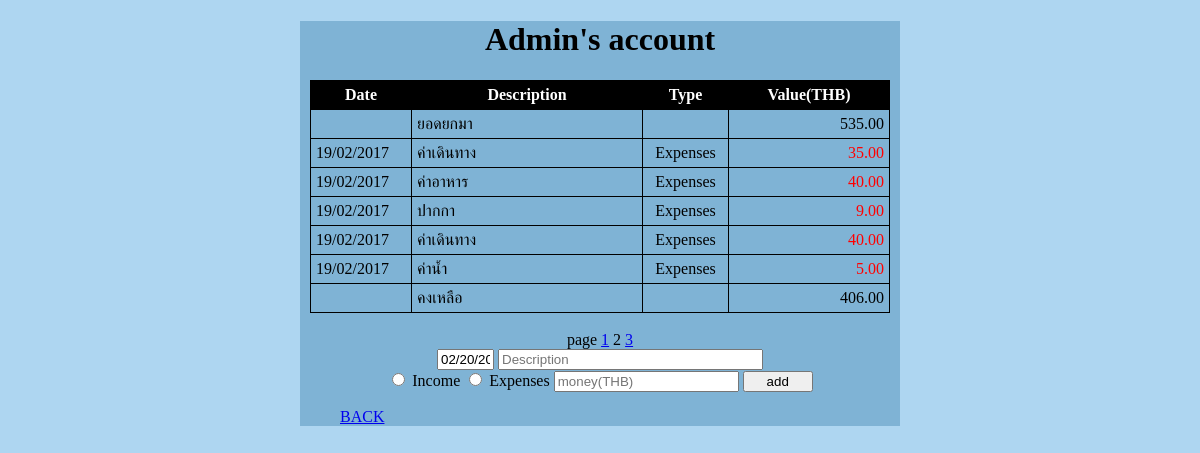
The page /accounts/1/?page=2 on the database its author committed.
### accounts/models.py (models this page shows, shortened)
class Account(models.Model):
    name = models.CharField(max_length=30)
    create = models.DateTimeField('created')
    def balance(self, start, end):
        transaction = self.transaction_set.order_by('-date','-id')[start-1:end]
        self.balance = self.balance_forward
        for action in transaction:
            if action.actionType == 'I':
                self.balance += action.value
            else:
                self.balance -= action.value
        return self.balance
    def balance_forward(self, end):
        transaction = self.transaction_set.order_by('-date','-id')[end:]
        self.balance_forward = 0
        for action in transaction:
            if action.actionType == 'I':
                self.balance_forward += action.value
            else:
                self.balance_forward -= action.value
        return self.balance_forward

class Transaction(models.Model):
    account = models.ForeignKey(Account, on_delete=models.CASCADE)
    date = models.DateField('date')
    TYPE_CHOICES = (
        ('I', 'Income'),
        ('E', 'Expenses')
        )
    actionType = models.CharField(max_length=1, choices=TYPE_CHOICES)
    description = models.CharField(max_length=200)
    value = models.DecimalField(max_digits=14, decimal_places=2)

### accounts/views.py (the view)
# urls.py: url(r'^(?P<account_id>[0-9]+)/$', views.detail, name='detail'),
def detail(request, account_id):
    account = get_object_or_404(Account, pk=account_id)
    transaction = account.transaction_set.order_by('-date','-id')
    paginator = Paginator(transaction, 5)
    page = request.GET.get('page')
    try:
        contacts = paginator.page(page)
    except PageNotAnInteger:
        contacts = paginator.page(1)
    except EmptyPage:
        contacts = paginator.page(paginator.num_pages)
    balance_forward = account.balance_forward(contacts.end_index())
    balance = account.balance(contacts.start_index(), contacts.end_index())
    return render(request, 'accounts/detail.html', {'account':account, 'contacts':contacts, 'balance_forward':balance_forward, 'balance':balance,})

### accounts/templates/accounts/detail.html (shortened to what this page needs)
<!doctype html>
<html lang="en">
<head><title>{{account.name}}'s account</title>
    <link rel="stylesheet" href="//code.jquery.com/ui/1.12.1/themes/base/jquery-ui.css">
</head>
<body   style="background-color:#aed6f1;">
<div    align="center"
        style=" width:600px;
                margin:auto;
                background-color:#7fb3d5;">
    <h1> {{ account.name }}'s account </h1>
    <table width="580px">
        <tr>
            <th width="90px">   Date        </th>
            <th>                Description </th>
            <th width="75px">   Type        </th>
            <th width="150px">  Value(THB)  </th>
        {% if contacts.has_next %}
            </tr>
                <td>                                    </td>
                <td>            ยอดยกมา                 </td>
                <td>                                    </td>
                <td id = td01>  {{ balance_forward }}   </td>
        {% endif %}
        {% regroup contacts|dictsort:"date" by date as order_list %}
        {% for date in order_list reversed%}
            {% for list in date.list reversed %}
            <tr>
                <td>            {{ date.grouper|date:"d/m/Y" }}     </td>
                <td>            {{ list.description }}              </td>
                <td><center>    {{ list.get_actionType_display }}   </center></td>
                <td id = td01
                    style=" color:
                            {% if list.actionType == "I" %}
                                green
                            {% else %}
                                red
                            {%endif%};">
                                {{list.value}}                      </td>
            </tr>
            {% endfor %}
        {% endfor %}
        <tr>
            <td>                            </td>
            <td>            คงเหลือ          </td>
            <td>                            </td>
            <td id = td01>  {{ balance }}   </td>
        </tr>
    </table> <br>
    <div class="pagination">
        <span>
            page
            {% if contacts.has_previous %}
                <a href="?page={{contacts.previous_page_number}}">
                {{contacts.previous_page_number}}</a>
            {% endif %}
            {{contacts.number}}
            {% if contacts.has_next %}
                <a href="?page={{contacts.next_page_number}}">
                {{contacts.next_page_number}}</a>
            {% endif %}
        </span>
    </div>
    <div align="center">
    <form action={% url 'accounts:add_list' account.id %} method="post">
        <input type="datetime" id="datepicker" size="4" value={% now "SHORT_DATE_FORMAT" %} name="date">
        <input type="text" name="description" placeholder="Description" size=30>
        <br>
        <input type="radio" name="type" value="I"> Income    </option>
        <input type="radio" name="type" value="E"> Expenses  </option>
        <input type="number" step="any" placeholder="money(THB)" name="value" >
        <input type="submit" value="add" style="width:70px;">
    </form>
    </div>
    <div align="left">
    <ul><a href={% url 'accounts:index' %}>BACK</a></div>
</div>
</body>
</html>

### accounts/templates/accounts/detail.html (style rules this page uses)
table, th, td { border : 1px solid black; border-collapse : collapse; padding : 5px; text-align : left; }
table th { background-color : #000000; color : #ffffff; text-align : center; }
table td#td01 { text-align:right; }

### rows shown on the page
Account: name "Admin"
Transaction: description "ค่าเดินทาง", actionType "Expenses", value "35.00"
Transaction: grouper "19/02/2017", description "ค่าน้ำ", actionType "Expenses", value "5.00"
Transaction: description "ค่าอาหาร", actionType "Expenses", value "40.00"
Transaction: description "ปากกา", actionType "Expenses", value "9.00"
Transaction: description "ค่าเดินทาง", actionType "Expenses", value "40.00"

### other values the page prints
{{ balance_forward }} "535.00"
{{ balance }} "406.00"
{{ contacts.previous_page_number }} "1"
{{ contacts.number }} "2"
{{ contacts.next_page_number }} "3"
